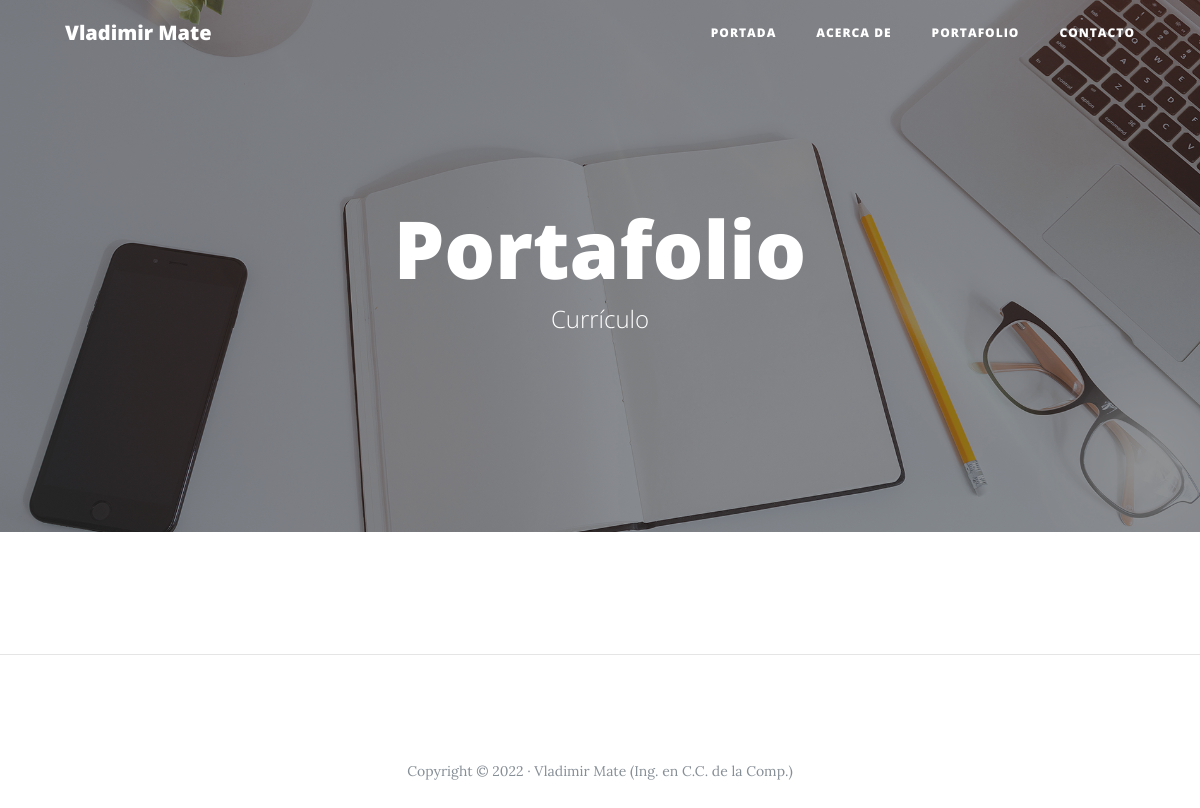
/portfolio/, run on an earlier commit of the app's database.
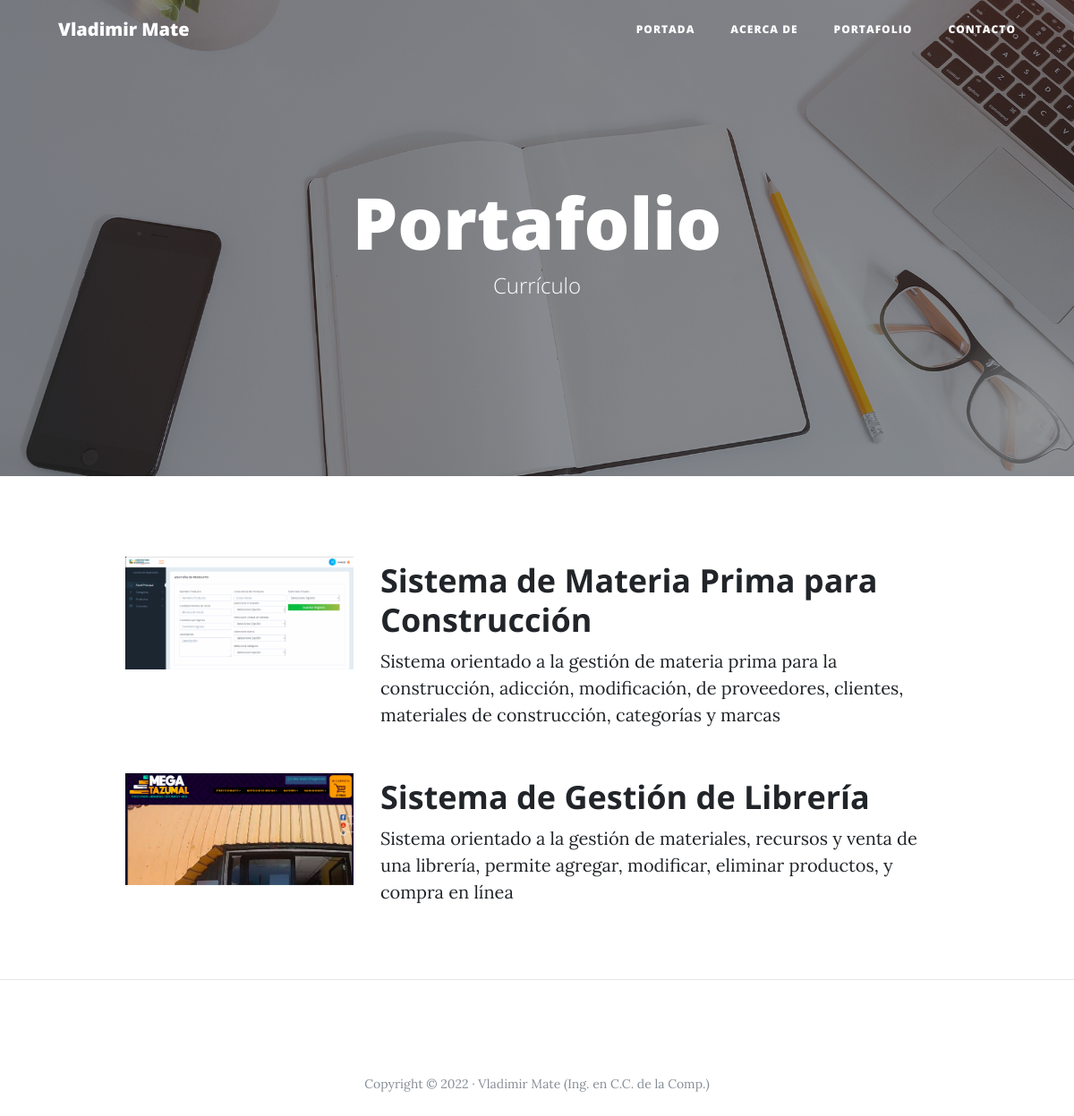
And on a later commit of the database.
### portfolio/models.py (models this page shows, shortened)
class Project(models.Model):
     title = models.CharField(max_length=200, verbose_name = "Título")
     description = models.TextField(verbose_name = "Descripción")
     image = models.ImageField(verbose_name = "Imagen", upload_to="projects")
     created = models.DateTimeField(auto_now_add=True, verbose_name = "Fecha de Creación")
     updated = models.DateTimeField(auto_now=True, verbose_name = "Fecha de Modificación")
     class Meta:
          verbose_name = "Proyecto"
          verbose_name_plural = "Proyectos"
          ordering = ["-created"]

### portfolio/views.py (the view)
# urls.py: path('portfolio/', porfolio_views.portfolio, name="portfolio"),
def portfolio(request):
     projects = Project.objects.all()
     return render(request, "portfolio/portfolio.html", {'projects':projects})

### portfolio/templates/portfolio/portfolio.html (shortened to what this page needs)
{% extends 'core/base.html' %}
{% block backgroud %}{% load static %}{% static 'core/img/portfolio-bg.jpg' %}{% endblock %}
{% block header %}
<h1>Portafolio</h1>
<span class="subheading">Currículo</span>
{% endblock %}
{% block content %}
<div class="container">
     {% for project in projects %}
     <div class="row project">
          <div class="col-lg-3 col-md-4 offset-lg-1">
               <img class="img-fluid" src="{{project.image.url}}" alt="Image">
          </div>
          <div class="col-lg-7 col-md-8">
               <h2 class="section-heading title">{{project.title}}</h2>
               <p>{{project.description}}</p>
          </div>
     </div>
     {% endfor %}
</div>
{% endblock %}

### core/templates/core/base.html (shortened to what this page needs)
<!DOCTYPE html>
<html lang="es">
  <head>
    {% load static %}
    <link href="{% static 'core/vendor/bootstrap/css/bootstrap.min.css' %}" rel="stylesheet">
    <link href="{% static 'core/vendor/font-awesome/css/font-awesome.min.cs' %}" rel="stylesheet" type="text/css">
    <link href="{% static 'core/css/clean-blog.min.css' %}" rel="stylesheet">
  </head>
  <body>
    <nav class="navbar navbar-expand-lg navbar-light fixed-top" id="mainNav">
      <div class="container">
        <a class="navbar-brand" href="{% url 'home' %}">Vladimir Mate</a>
        <div class="collapse navbar-collapse" id="navbarResponsive">
          <ul class="navbar-nav ml-auto">
            <li class="nav-item">
              <a class="nav-link" href="{% url 'home' %}">Portada</a>
            </li>
            <li class="nav-item">
              <a class="nav-link" href="{% url 'about' %}">Acerca de</a>
            </li>
            <li class="nav-item">
              <a class="nav-link" href="{% url 'portfolio' %}">Portafolio</a>
            </li>
            <li class="nav-item">
              <a class="nav-link" href="{% url 'contact' %}">Contacto</a>
            </li>
          </ul>
        </div>
      </div>
    </nav>
    <header class="masthead" style="background-image: url('{% block backgroud %}{% endblock %}')">
      <div class="overlay"></div>
      <div class="container">
        <div class="row">
          <div class="col-lg-8 col-md-10 mx-auto">
            <div class="site-heading">
              {% block header %}{% endblock %}
            </div>
          </div>
        </div>
      </div>
    </header>
    <div class="container">
      <div class="row">
        {% block content %}{% endblock %}
      </div>
    </div>
     {% if request.path != "/" %}<hr>{% endif %}
    <footer>
      <div class="container">
        <div class="row">
          <div class="col-lg-8 col-md-10 mx-auto">
            <ul class="list-inline text-center">
            </ul>
            <p class="copyright text-muted">Copyright &copy; 2022 · Vladimir Mate (Ing. en C.C. de la Comp.) </p>
          </div>
        </div>
      </div>
    </footer>
  </body>
</html>

What changed in the data, as far as the page shows it:
added Project: image (picture), title "Sistema de Materia Prima para Construcción", description "Sistema orientado a la gestión de materia prima para la construcción, adicción, modificación, de proveedores, clientes, materiales de construcción, categorías y marcas"
added Project: image (picture), title "Sistema de Gestión de Librería", description "Sistema orientado a la gestión de materiales, recursos y venta de una librería, permite agregar, modificar, eliminar productos, y compra en línea"
